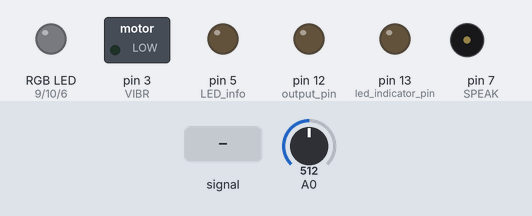
Simulated run of this sketch. Board: Arduino Uno, built with avr-gcc and run on an emulated ATmega328P. On the bench: switched loads named in the sketch (green lamp = pin HIGH), an RGB LED mixed from three pins (HIGH = lit), output pins drawn as LEDs (lit = HIGH), buzzer (waves = sounding). The inputs (shaded band) are chosen by the test bench; at power-on: A0 = 512. Random numbers use the default seed unless the sketch sets one; pins used as bus, display or sensor lines are not drawn.

Above: at 4.6 s.
4.7 s: A0 fed a 200 Hz sine of ±460 counts around its level
At 6.69 s:
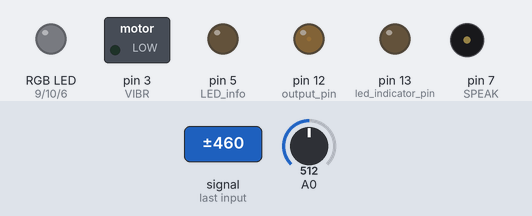
7.7 s: A0 set to 0
At 8.77 s:
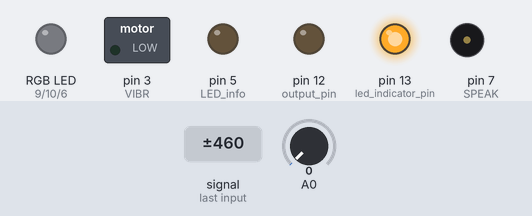
At 14.4 s:
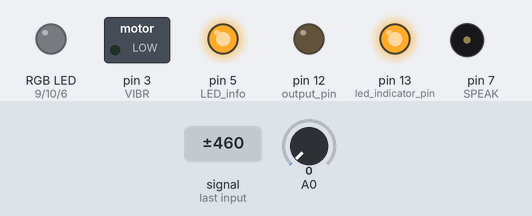
Timing chart, 0 to 43.3 s (numbered marks = the images above; inputs shaded):
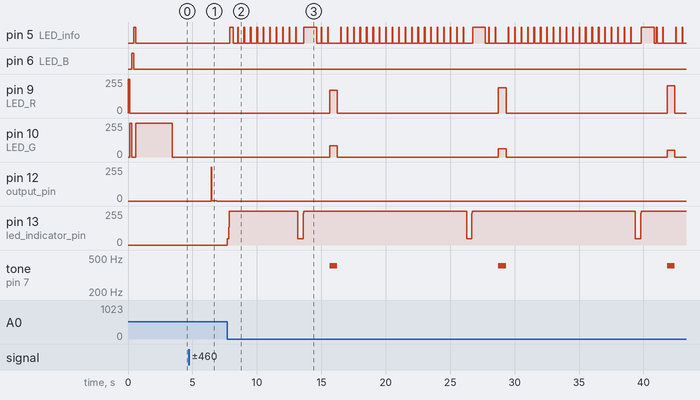

The sketch:

DAO_masterCode1.21_LEDv3-lightWithSound.ino
```cpp
/*OTHERING MACHINES v.1.21
  RGB-LED lights up with sound
  light represents abundancies of frequencies in db
  long subsiding times after approve/reject/fillup
  -> longer waitFactor = 1200

   for the course 'Digital Artifactual Objections' held in the summer term 2017 at HfK Bremen
   by David Unland

  based on the Code by Amanda Ghassaei (see below)*/


//generalized wave freq detection with 38.5kHz sampling rate and interrupts
//by Amanda Ghassaei
//https://www.instructables.com/id/Arduino-Frequency-Detection/
//Sept 2012

/*
   This program is free software; you can redistribute it and/or modify
   it under the terms of the GNU General Public License as published by
   the Free Software Foundation; either version 3 of the License, or
   (at your option) any later version.
   INPUT = ANALOG PIN 0
   for sensitivity/realiability adjustments, alter slopeTol, timerTol, ampThreshold
*/

//OUTPUT PINS:
const int LED_info = 5;
const int LED_R = 9;
const int LED_G = 10;
const int LED_B = 6;
const int VIBR = 3;
const int TRIGGER = 8;
const int SPEAK = 7;

//reaction and behavior
unsigned long now = 0; //for delay functions
int freqTol = 50;
unsigned long respondFactor; //will be declared after randomSeed is set
unsigned long waitFactor; //will be declared after randomSeed is set
boolean listen = true;
//LED intensity
float red;
float green;
float blue;
float redAb = 0;
float blueAb = 0;
float greenAb = 0;
float abTot = 0; //total abundancy of frequencies in db
boolean ledState = LOW;

//database variables
const int dbLength = 6;
int db[dbLength];
int ab[dbLength];
boolean dataExists = false;
boolean dbFull = false;

//clipping indicator variables
boolean clipping = 0;

//data storage variables
byte newData = 0;
byte prevData = 0;
unsigned int time = 0;//keeps time and sends values to store in timer[] occasionally
int timer[10];//sstorage for timing of events
int slope[10];//storage for slope of events
unsigned int totalTimer;//used to calculate period
unsigned int period;//storage for period of wave
byte index = 0;//current storage index
float frequency;//storage for frequency calculations
int maxSlope = 0;//used to calculate max slope as trigger point
int newSlope;//storage for incoming slope data

//smoothing data
const int medianLength = 9;
float median[medianLength];


//variables for decided whether you have a match
byte noMatch = 0;//counts how many non-matches you've received to reset variables if it's been too long
byte slopeTol = 255;//slope tolerance- higher for steep waves
int timerTol = 5;//timer tolerance- low for complicated waves/higher resolution

//variables for amp detection
unsigned int ampTimer = 0;
byte maxAmp = 0;
byte checkMaxAmp;
byte ampThreshold = 30;//raise if you have a very noisy signal
byte midpoint = 193;

void setup() {

  //Serial.begin(115200);
  randomSeed(analogRead(0));
  respondFactor = random(100, 201); //that is a factor of 0.1 to 0.2 seconds
  waitFactor = respondFactor * 1200; //time to pass before timedStatement

  pinMode(13, OUTPUT); //led indicator pin
  pinMode(12, OUTPUT); //output pin
  pinMode(SPEAK, OUTPUT); //speaker tone out
  pinMode(TRIGGER, OUTPUT); //speaker transistor trigger
  pinMode(LED_info, OUTPUT);
  pinMode(LED_R, OUTPUT);
  pinMode(LED_G, OUTPUT);
  pinMode(LED_B, OUTPUT);
  pinMode(VIBR, OUTPUT); //for vibrationmotor --> negative reaction

  //LED startup check
  now = millis();
  digitalWrite(LED_R, HIGH);
  while (millis() < now + 150) {
    //do nothing
  }
  digitalWrite(LED_R, LOW);
  now = millis();
  digitalWrite(LED_G, HIGH);
  while (millis() < now + 150) {
    //do nothing
  }
  digitalWrite(LED_G, LOW);
  now = millis();
  digitalWrite(LED_B, HIGH);
  while (millis() < now + 150) {
    //do nothing
  }
  digitalWrite(LED_B, LOW);
  now = millis();
  digitalWrite(LED_info, HIGH);
  while (millis() < now + 150) {
    //do nothing
  }
  digitalWrite(LED_info, LOW);

  //print variables
  //Serial.print("respondFactor = ");
  //Serial.println(respondFactor);
  //Serial.print("waitFactor = ");
  //Serial.println(waitFactor);

  //fill and print database
  //Serial.print("initial dB entry = ");
  float rndm;
  //generate single random entry dividable by 20
  rndm = random(300, 2401);
  while (int(rndm) % 20 != 0) {
    rndm++;
  }
  db[0] = rndm;
  //Serial.println(db[0]);
  ab[0] = 1;
  abTot = 1;
  if (rndm >= 300 && rndm < 1000) {
    redAb++;
  } else if (rndm >= 1000 && rndm < 1700) {
    greenAb++;
  } else if (rndm >= 1700 && rndm < 2401) {
    blueAb++;
  }
  lightLED();
  while (millis() < now + 3000) {
    //do nothing
  }
  unlightLED();


  //  //filling multiple randomly:
  //boolean initEntryExist = true;
  //  for (int i = 0; i < dbLength / 2; i++) {
  //numgenerator: while (initEntryExist) {
  //      //generate new random entry dividable by 20
  //      rndm = random(300, 2401);
  //      while (int(rndm) % 20 != 0) {
  //        rndm++;
  //      }
  //      //check existence
  //      for (int i = 0; i < dbLength; i++) {
  //        if (db[i] == rndm) {
  //          goto numgenerator;
  //        }
  //      } break;
  //    }
  //
  //    //add to db
  //    db[i] = rndm;
  //    ab[i] += 1;
  //    abTot += 1;
  //    //Serial.print(db[i]);
  //    //Serial.print(" | ");
  //  }


  cli();//diable interrupts

  //set up continuous sampling of analog pin 0 at 38.5kHz

  //clear ADCSRA and ADCSRB registers
  ADCSRA = 0;
  ADCSRB = 0;

  ADMUX |= (1 << REFS0); //set reference voltage
  ADMUX |= (1 << ADLAR); //left align the ADC value- so we can read highest 8 bits from ADCH register only

  ADCSRA |= (1 << ADPS2) | (1 << ADPS0); //set ADC clock with 32 prescaler- 16mHz/32=500kHz
  ADCSRA |= (1 << ADATE); //enabble auto trigger
  ADCSRA |= (1 << ADIE); //enable interrupts when measurement complete
  ADCSRA |= (1 << ADEN); //enable ADC
  ADCSRA |= (1 << ADSC); //start ADC measurements

  sei();//enable interrupts
}

ISR(ADC_vect) {//when new ADC value ready

  cli();
  if (listen) {
    PORTB &= B11101111;//set pin 12 low
    prevData = newData;//store previous value
    newData = ADCH;//get value from A0
    if (prevData < midpoint && newData >= midpoint) { //if increasing and crossing midpoint
      newSlope = newData - prevData;//calculate slope
      if (abs(newSlope - maxSlope) < slopeTol) { //if slopes are ==
        //record new data and reset time
        slope[index] = newSlope;
        timer[index] = time;
        time = 0;
        if (index == 0) { //new max slope just reset
          PORTB |= B00010000;//set pin 12 high
          noMatch = 0;
          index++;//increment index
        }
        else if (abs(timer[0] - timer[index]) < timerTol && abs(slope[0] - newSlope) < slopeTol) { //if timer duration and slopes match
          //sum timer values
          totalTimer = 0;
          for (byte i = 0; i < index; i++) {
            totalTimer += timer[i];
          }
          period = totalTimer;//set period
          //reset new zero index values to compare with
          timer[0] = timer[index];
          slope[0] = slope[index];
          index = 1;//set index to 1
          PORTB |= B00010000;//set pin 12 high
          noMatch = 0;
        }
        else { //crossing midpoint but not match
          index++;//increment index
          if (index > 9) {
            reset();
          }
        }
      }
      else if (newSlope > maxSlope) { //if new slope is much larger than max slope
        maxSlope = newSlope;
        time = 0;//reset clock
        noMatch = 0;
        index = 0;//reset index
      }
      else { //slope not steep enough
        noMatch++;//increment no match counter
        if (noMatch > 9) {
          reset();
        }
      }
    }

    if (newData == 0 || newData == 1023) { //if clipping
      PORTB |= B00100000;//set pin 13 high- turn on clipping indicator led
      clipping = 1;//currently clipping
    }

    time++;//increment timer at rate of 38.5kHz

    //printing frequency only of signal loud enough
    ampTimer++;//increment amplitude timer
    if (abs(midpoint - ADCH) > maxAmp) {
      maxAmp = abs(midpoint - ADCH);
    }
    if (ampTimer == 7600) {
      //Serial.println("ampTimer refreshed");
      ampTimer = 0;
      checkMaxAmp = maxAmp;
      maxAmp = 0;
    }

  }
  sei();
}

void reset() { //clea out some variables
  index = 0;//reset index
  noMatch = 0;//reset match counter
  maxSlope = 0;//reset slope
}


void checkClipping() { //manage clipping indicator LED
  if (clipping) { //if currently clipping
    PORTB &= B11011111;//turn off clipping indicator led
    clipping = 0;
  }
}

void sortFloat(float a[], int size) {
  for (int i = 0; i < (size - 1); i++) {
    for (int o = 0; o < (size - (i + 1)); o++) {
      if (a[o] > a[o + 1]) {
        float t = a[o];
        a[o] = a[o + 1];
        a[o + 1] = t;
      }
    }
  }
}

void printDatabase() {
  //for (int i = 0; i < dbLength; i++) {
  //Serial.print(db[i]);
  //Serial.print(" | ");
  //}
  //Serial.println();
  //for (int i = 0; i < dbLength; i++) {
  //Serial.print(ab[i]);
  //Serial.print(" | ");
  //}
  //Serial.println();
}

void sortDatabase(int a[], int size) {
  for (int i = 0; i < (size - 1); i++) {
    for (int o = 0; o < (size - (i + 1)); o++) {
      if (a[o] > a[o + 1]) {
        float t = a[o];
        float b = ab[o]; //abundancy array
        a[o] = a[o + 1];
        ab[o] = ab[o + 1];
        a[o + 1] = t;
        ab[o + 1] = b;
      }
    }
  }
  //printDatabase();
}
void doNothing(int waitingTime) {
  now = millis();
  //Serial.print("do nothing: ");
  //Serial.println(waitingTime);
  while (millis() < now + waitingTime) {
    if (millis() % 500 == 0) {
      digitalWrite(LED_info, HIGH);
      delay(50);
      digitalWrite(LED_info, LOW);
    }
  }
}

void timedStatement() {
  int highest = ab[0];
  int highestIdx = 0;
  for (int i = 0; i < dbLength; i++) {
    if (ab[i] > highest) {
      highestIdx = i;
    }
  }
  int playTimed = db[highestIdx];
  digitalWrite(TRIGGER, HIGH);
  lightLED();
  now = millis();
  while (millis() < now + 600) {
    tone(SPEAK, playTimed, 10);
    if (millis() % 200 == 0) {
      //Serial.print(" ..emitting most frequent tone = ");
      //Serial.print(playTimed);
    }
  }
  //Serial.println();
  digitalWrite(TRIGGER, LOW);
  unlightLED();
  doNothing(4000);
}

void lightLED() {
  //set RGB_LED
  red = (redAb / abTot) * 255;
  green = (greenAb / abTot) * 255;
  blue = (blueAb / abTot) * 255;
  analogWrite(LED_R, red);
  analogWrite(LED_G, green);
  analogWrite(LED_B, blue);

  //Serial.print("Intensities: red = ");
  //Serial.print(red);
  //Serial.print(", green = ");
  //Serial.print(green);
  //Serial.print(", blue = ");
  //Serial.println(blue);
}

void unlightLED() {
  digitalWrite(LED_R, LOW);
  digitalWrite(LED_G, LOW);
  digitalWrite(LED_B, LOW);
}

void positiveReaction(int playPos) {
  //light LED, then emit same as heard
  //Serial.println("######## APPROVE #######");
  now = millis();
  while (millis() < now + 1000) {
    digitalWrite(LED_info, HIGH);
  }
  digitalWrite(LED_info, LOW);
  doNothing(1000);

  digitalWrite(TRIGGER, HIGH);
  lightLED();
  now = millis();
  while (millis() < now + 600) {
    tone(SPEAK, playPos, 10);
  }
  //Serial.println();
  digitalWrite(TRIGGER, LOW);
  unlightLED();

  //subsiding time
  doNothing(10000);
}

void negativeReaction(int playNeg, unsigned long wait) {
  //Serial.println("######## REJECT ########");
  //vibrate:
  now = millis();
  while (millis() < now + 1000) {
    digitalWrite(VIBR, HIGH);
  }
  digitalWrite(VIBR, LOW);

  //waiting time
  //Serial.print("waiting time: ");
  //Serial.println(wait);
  now = millis();
  while (millis() < now + wait) {
    if (millis() % 400 == 10) { //busy blinking in contrast to normal release times
      digitalWrite(LED_info, ledState);
      ledState = !ledState;
      delay(10);
    }
  }
  ledState = LOW;
  digitalWrite(LED_info, LOW);

  //play tone:
  digitalWrite(TRIGGER, HIGH);
  lightLED();
  now = millis();
  while (millis() < now + 600) {
    tone(SPEAK, playNeg, 10);
  }
  digitalWrite(TRIGGER, LOW);
  unlightLED();


  //subsiding time
  now = millis();
  doNothing(10000);
}


void checkIncomingData(int incomingData) {
  if (incomingData >= 300 && incomingData <= 2400) {

    //data (incomingData within acceptable tolerance): increase abundancy
    for (int i = 0; i < dbLength; i++) {
      if (abs(incomingData - db[i]) < freqTol) {
        ab[i]++;
        abTot++;
        if (incomingData >= 300 && incomingData < 1000) {
          redAb++;
        } else if (incomingData >= 1000 && incomingData < 1700) {
          greenAb++;
        } else if (incomingData >= 1700 && incomingData < 2401) {
          blueAb++;
        }
        dataExists = true;
        positiveReaction(incomingData);
        break;
      }
    }

    //data does not exist:
    if (!dataExists) {
      if (!dbFull) {
        //Serial.println("######### db fillup ########");
        //search 0 in database:
        for (int i = 0; i < dbLength; i++) {
          if (db[i] == 0) {
            db[i] = incomingData;
            ab[i]++;
            abTot++;
            if (incomingData >= 300 && incomingData < 1000) {
              redAb++;
            } else if (incomingData >= 1000 && incomingData < 1700) {
              greenAb++;
            } else if (incomingData >= 1700 && incomingData < 2401) {
              blueAb++;
            }

            //light LED_info shortly
            now = millis();
            while (millis() < now + 250) {
              digitalWrite(LED_info, HIGH);
            }
            digitalWrite(LED_info, LOW);

            //subsiding time
            doNothing(5000);

            break;
          }

          //check if database == full
          if (i == dbLength - 1) {
            //Serial.println("----------------end of database reached.----------------");
            //blink LED fast
            now = millis();
            while (millis() < now + 2000) {
              if (millis() % 25 == 0) {
                digitalWrite(LED_info, ledState);
                ledState = !ledState;
                delay(10);
              }
            }
            ledState = LOW;
            digitalWrite(LED_info, LOW);

            dbFull = true;
          }
        }
      }


      //full database: lower abundancy of lowest, overwrite if zero
      if (dbFull) {
        int lowest = ab[0];
        int lowestIdx = 0;
        for (int i = 0; i < dbLength; i++) {
          if (ab[i] < lowest) {
            lowest = ab[i];
            lowestIdx = i;
          }
        }
        //lower abundancy
        ab[lowestIdx]--;
        abTot--;
        if (incomingData >= 300 && incomingData < 1000) {
          redAb--;
        } else if (incomingData >= 1000 && incomingData < 1700) {
          greenAb--;
        } else if (incomingData >= 1700 && incomingData < 2401) {
          blueAb--;
        }

        //if abundancy = 0, add data
        if (ab[lowestIdx] == 0) {
          //Serial.print(db[lowestIdx]);
          //Serial.print(" dropped, ");
          //Serial.print(incomingData);
          //Serial.println(" added");

          //increase abundancy
          db[lowestIdx] = incomingData;
          ab[lowestIdx] = 1;
          abTot++;
          if (incomingData >= 300 && incomingData < 1000) {
            redAb++;
          } else if (incomingData >= 1000 && incomingData < 1700) {
            greenAb++;
          } else if (incomingData >= 1700 && incomingData < 2401) {
            blueAb++;
          }

          //pick closest entry from db and respond
          sortDatabase(db, dbLength);
          unsigned int wait = 0;
          int closest = 0;

          if (lowestIdx == 0) {
            //entry at start: wait dist
            wait = (db[lowestIdx + 1] - db[lowestIdx]) * respondFactor;
            closest = db[lowestIdx + 1];
            //Serial.print("entry at 0, wait = ");
            //Serial.println(wait);
          } else if (lowestIdx == dbLength - 1) {
            wait = (db[lowestIdx] - db[lowestIdx - 1]) * respondFactor;
            closest = db[dbLength - 2];
            //Serial.print("entry at end, wait = ");
            //Serial.println(wait);
            //entry at end: wait dist
          } else {
            //middle: calc diff, wait dist
            if (db[lowestIdx] - db[lowestIdx - 1] < db[lowestIdx + 1] - db[lowestIdx]) {
              wait = (db[lowestIdx] - db[lowestIdx - 1]) * respondFactor;
              closest = db[lowestIdx - 1];
              //Serial.print(db[lowestIdx]);
              //Serial.print(" - ");
              //Serial.print(db[lowestIdx - 1]);
              //Serial.print(" < ");
              //Serial.print(db[lowestIdx + 1]);
              //Serial.print(" - ");
              //Serial.print(db[lowestIdx]);
              //Serial.print(", difference/wait = ");
              //Serial.println(wait);
            } else {
              wait = (db[lowestIdx + 1] - db[lowestIdx]) * respondFactor;
              closest = db[lowestIdx + 1];
              //Serial.print(db[lowestIdx]);
              //Serial.print(" - ");
              //Serial.print(db[lowestIdx - 1]);
              //Serial.print(" > ");
              //Serial.print(db[lowestIdx + 1]);
              //Serial.print(" - ");
              //Serial.print(db[lowestIdx]);
              //Serial.print(", difference/wait = ");
              //Serial.println(wait);
            }
          }
          //Serial.print("closest sound = ");
          //Serial.println(closest);
          negativeReaction(closest, wait);
        }
      }
    }
    //Serial.println();
    //printDatabase();
  } else {
    //Serial.println("incomingData out of range");
  }
}

void loop() {

  checkClipping();

  if (millis() % (waitFactor) <= 300) {
    timedStatement();
  }

  if (checkMaxAmp > ampThreshold) {
    for (int i = 0; i < medianLength; i++) {
      frequency = 38462 / float(period); //calculate frequency timer rate/period
      median[i] = frequency;
      delay(10);

      sortFloat(median, medianLength);
    }

    //Serial.println();
    //Serial.print("new median = ");
    //Serial.println(median[4]);
    dataExists = false;
    listen = false;
    checkIncomingData(median[4]);

    //reset all values to avoid self-recording:
    maxAmp = 0;
    checkMaxAmp = 0;
    ampTimer = 0;
    for (int i = 0; i < medianLength; i++) {
      median[i] = 0;
    }
    frequency = 0;
    listen = true;
  }

}
```

Measured:
- after the input at 4.7 s, pin 12 (output_pin): 0/255 → 3/255 after 1.8 s, → 0/255 0.40 s later
- after the input at 7.7 s, pin 5 (LED_info): LOW → HIGH after 0.20 s, then moves between LOW and HIGH, repeating every 13.0 s; pin 9 (LED_R): 0/255 → 170/255 after 7.9 s, → 0/255 0.60 s later, → 191/255 12.5 s later, → 0/255 0.60 s later, … (6 changes in this stretch)
